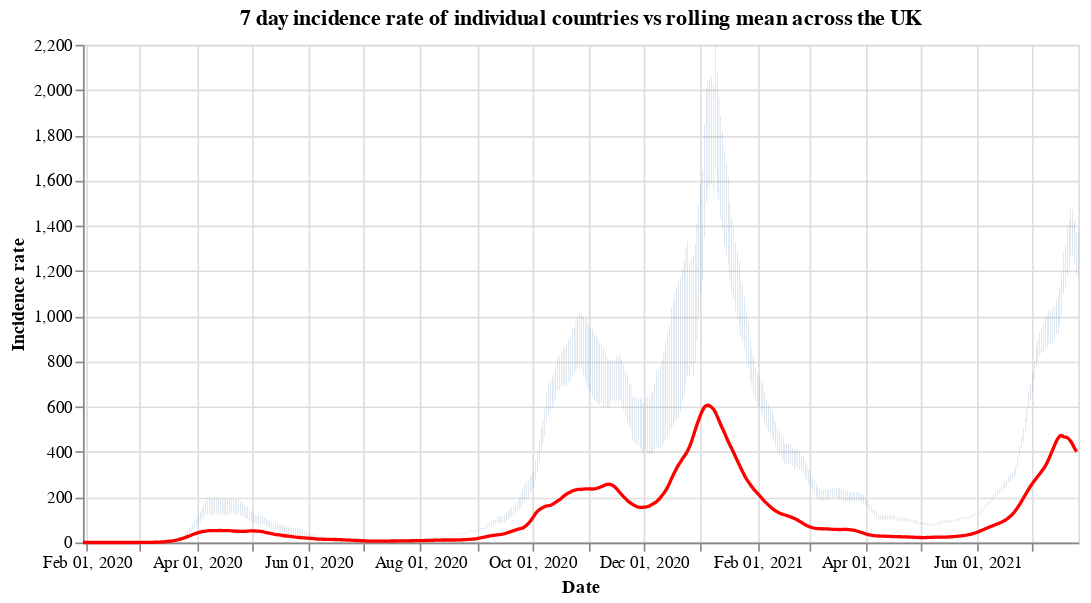

Notebook code for this chart:
### Code cell
#collapse
countries = uk_cases['areaName'].unique()
countries.sort()

selection = alt.selection_single(
    name='Select',
    fields=['areaName'],
    init={'areaName': 'Wales'},
    bind={'areaName': alt.binding_select(options=countries)}
)

# scatter plot, modify opacity based on selection
bars = alt.Chart(uk_cases).mark_bar().add_selection(
    selection
).encode(
    x=alt.X("yearmonthdate(date):T", axis=alt.Axis(title='Date')),
    y=alt.Y("weeklyCasesRate:Q", axis=alt.Axis(title='Incidence rate')),
    tooltip='weeklyCasesRate:Q',
    opacity=alt.condition(selection, alt.value(1), alt.value(0))
).properties(title=f'7 day incidence rate of individual countries vs rolling mean across the UK', width=600)

line = alt.Chart(overview_cases).mark_line(
    color='red',
    size=2,
).transform_window(
    rolling_mean='mean(weeklyCasesRate)',
    frame=[0, 7]
).encode(
    x='yearmonthdate(date):T',
    y='rolling_mean:Q'
)

alt.layer(bars, line)

### Figure 1 — Vega-Lite specification as saved in the notebook (floating-point values rounded to 4 significant figures; data arrays with more than 128 entries replaced by an {"elided": "..."} marker saying what was removed)
{"config": {"view": {"continuousWidth": 400, "continuousHeight": 300}}, "layer": [{"data": {"name": "data-11841a543e5805bd3eb5276f2e6caefe"}, "mark": "bar", "encoding": {"opacity": {"condition": {"value": 1, "selection": "Select"}, "value": 0}, "tooltip": {"type": "quantitative", "field": "weeklyCasesRate"}, "x": {"type": "temporal", "axis": {"title": "Date"}, "field": "date", "timeUnit": "yearmonthdate"}, "y": {"type": "quantitative", "axis": {"title": "Incidence rate"}, "field": "weeklyCasesRate"}}, "selection": {"Select": {"type": "single", "fields": ["areaName"], "init": {"areaName": "Wales"}, "bind": {"areaName": {"input": "select", "options": ["England", "Northern Ireland", "Scotland", "Wales"]}}}}, "title": "7 day incidence rate of individual countries vs rolling mean across the UK", "width": 600}, {"data": {"name": "data-16e5123c834fd213dd4751129c3dac9b"}, "mark": {"type": "line", "color": "red", "size": 2}, "encoding": {"x": {"type": "temporal", "field": "date", "timeUnit": "yearmonthdate"}, "y": {"type": "quantitative", "field": "rolling_mean"}}, "transform": [{"window": [{"op": "mean", "field": "weeklyCasesRate", "as": "rolling_mean"}], "frame": [0, 7]}]}], "$schema": "https://vega.github.io/schema/vega-lite/v4.8.1.json", "datasets": {"data-11841a543e5805bd3eb5276f2e6caefe": {"elided": "2080 records"}, "data-16e5123c834fd213dd4751129c3dac9b": {"elided": "543 records"}}}
